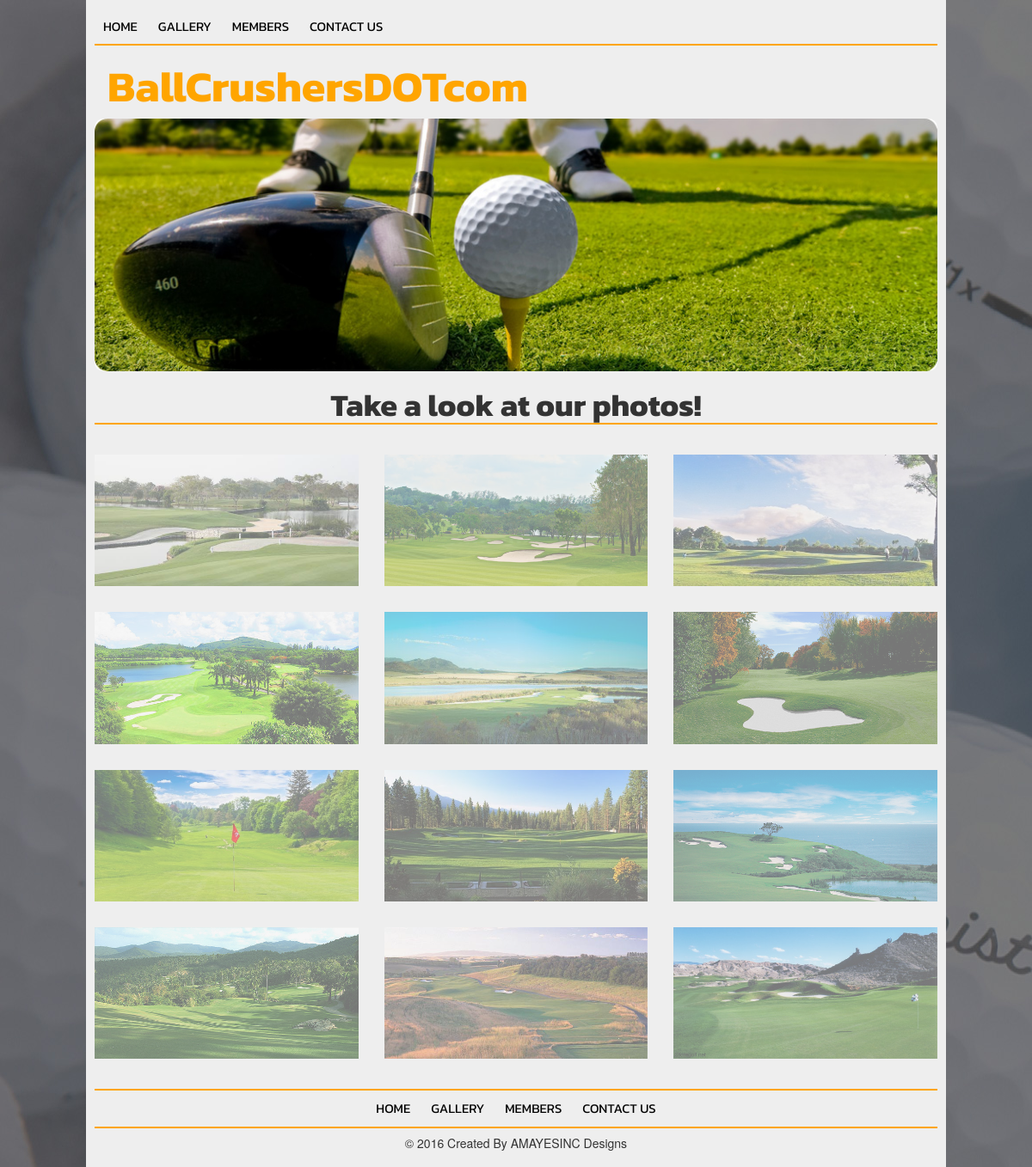
/gallery.php, run on the app's committed database.
### tables this page shows
CREATE TABLE IF NOT EXISTS `bcTable` (
  `pageId` int(2) NOT NULL,
  `nav` varchar(20) NOT NULL,
  `splashImg` varchar(255) NOT NULL,
  `pageTitle` varchar(100) NOT NULL,
  `articleTitle` varchar(100) DEFAULT NULL,
  `articleText` text,
  `sideTitle` varchar(100) DEFAULT NULL,
  `sideImg1` varchar(255) DEFAULT NULL,
  `sideImg2` varchar(255) DEFAULT NULL,
  `sideImg3` varchar(255) DEFAULT NULL,
  `sideImg4` varchar(255) DEFAULT NULL
);

### gallery.php (the view, shortened to what this page needs)
<?php
require('_php/req_globals.php');
$boss = mysqli_query($con, 'SELECT * FROM bcTable WHERE pageId = 2');
$worker = mysqli_fetch_assoc($boss);?>
<!DOCTYPE html>
<html>
  <head>
    <link rel="stylesheet" href="_css/bootstrap.min.css">
    <link rel="stylesheet" href="_css/styles.min.css">
  </head>
    <?php include('_php/inc_nav_header.php'); ?>
    <img class="img-respond splashImg" src="<?php echo $worker['splashImg'];?>" >
    <h1 class="pageTitle"><?php echo $worker['pageTitle'];?></h1>
    <div class="container-fliud">
      <div class="row">
        <div id="gallery">
          <?php
          $myGallery = array();
          $myGallery[] = "1.jpg";
          $myGallery[] = "2.jpg";
          $myGallery[] = "3.jpg";
          $myGallery[] = "4.jpg";
          $myGallery[] = "5.jpg";
          $myGallery[] = "6.jpg";
          $myGallery[] = "7.jpg";
          $myGallery[] = "8.jpg";
          $myGallery[] = "9.jpg";
          $myGallery[] = "10.jpg";
          $myGallery[] = "11.jpg";
          $myGallery[] = "12.jpg";
          $cntr = 0;
          $howManyImages = count($myGallery);
          while($cntr < $howManyImages){
            echo '<div class="col-xs-12 col-sm-6 col-md-4">';
            echo '<img class="img-respond" src="_img/gal_img_' . $myGallery[$cntr] . '">';
            echo '</div>';								$cntr = $cntr + 1;							}						?>
          </div>
        </div>
      </div>
      <?php include('_php/inc_nav_footer.php'); ?>

### data on the page
bctable: splashImg (picture), pageTitle "Take a look at our photos!"

### other printed values
$webTitle "BallCrushersDOTcom"
